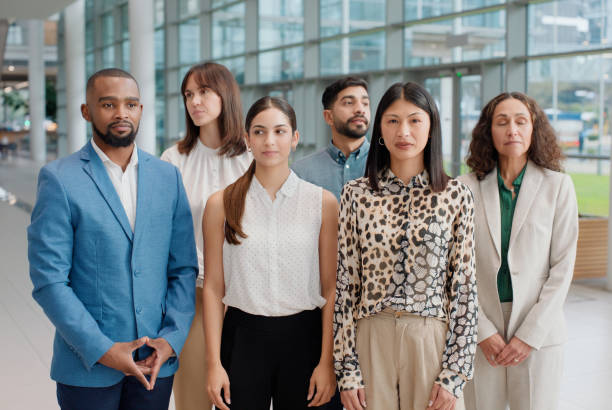
#> input picture pic3.jpg, 612 x 410 px, found by its file name
$ jupyter execute week-3-ii-object-detection.ipynb
#> lines starting #> are read from the running program, lines starting #| are printed output that depends on the picture; after the words box and inside, x2 and y2 are one past the last pixel; in counts of white or black regions, pixels touching at a corner belong together
# a. BASIC OBJECT DETECTION USING OPENCV AND HAAR CASCADES

[cell 1]
import cv2
from matplotlib import pyplot as plt

# Load the Haar cascade for face detection
face_cascade = cv2.CascadeClassifier(cv2.data.haarcascades + 'haarcascade_frontalface_default.xml')

# Read the image
img = cv2.imread('/kaggle/input/image-3/pic3.jpg')
#> img is the input picture: shape (410, 612, 3); mean B, G, R 137.1, 137.8, 135.8

# Convert to grayscale
gray = cv2.cvtColor(img, cv2.COLOR_BGR2GRAY)
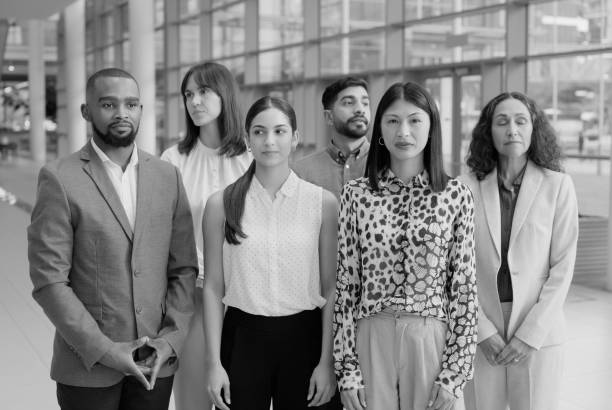
#> gray: shape (410, 612); min 0, max 250, mean 137.1

# Detect faces
faces = face_cascade.detectMultiScale(gray, scaleFactor=1.1, minNeighbors=5, minSize=(30, 30))
#> faces = [[332, 82, 52, 52], [89, 80, 64, 64], [374, 99, 60, 60], [484, 100, 56, 56], [242, 109, 59, 59]]

# Draw rectangles around faces
for (x, y, w, h) in faces:
    cv2.rectangle(img, (x, y), (x + w, y + h), (255, 0, 0), 2)
#> this loop made 5 passes
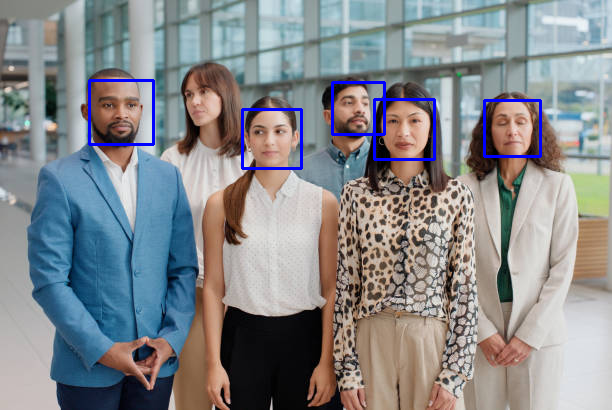
#> img: shape (410, 612, 3); 1.38% of pixels changed, all inside (x1, y1, x2, y2) = (88, 79, 542, 170)

# Convert BGR to RGB for matplotlib
img_rgb = cv2.cvtColor(img, cv2.COLOR_BGR2RGB)

# Display the result
plt.figure(figsize=(10, 8))
plt.imshow(img_rgb)
plt.axis('off')
plt.title('Face Detection')
plt.show()
